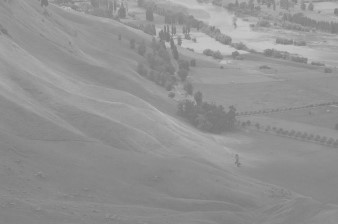
#> input picture 2/snow.jpg, 338 x 224 px
$ python histogram.py
#> lines starting #> are read from the running program, lines starting #| are printed output that depends on the picture
import time
import matplotlib.pyplot as plt #importing matplotlib
import numpy as np
from PIL import Image, ImageOps
rawimg = Image.open('snow.jpg').convert('L')
img=np.array(rawimg)
amounts=[]
for i in range(0,256):
    amounts.append((img.flatten()==i).sum())
#> after the loop, amounts = 256 values, max 3449 at index 136, min 0 at index 0, mean 295.8
amounts=np.array(amounts)
cumsum=amounts.cumsum()
#> cumsum = 256 values from 0 to 75712
final=cumsum/amounts.sum()
#> final = 256 values from 0 to 1
transform_map = np.floor(255 * final).astype(np.uint8)
#> transform_map = 256 values from 0 to 255
shape=img.shape
#> shape = (224, 338)
img_list = list(img.flatten())
#> img_list = 75712 items
equal_img_list = [transform_map[p] for p in img_list]
#> equal_img_list = 75712 items
equal_img_array = np.reshape(np.asarray(equal_img_list), shape)
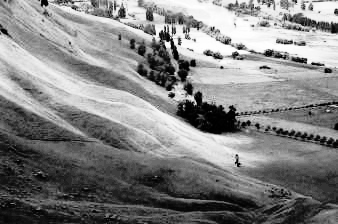
#> equal_img_array: shape (224, 338); min 0, max 255, mean 130.3
equal_img = Image.fromarray(equal_img_array, mode='L')
im2 = ImageOps.equalize(rawimg)
rows = 2
columns = 2
fig = plt.figure(figsize=(20, 20))

fig.add_subplot(rows, columns, 1)
plt.imshow(img,cmap='gray', vmin=0, vmax=255)
plt.axis('off')
plt.title("First")
fig.add_subplot(rows, columns, 2)
plt.imshow(equal_img,cmap='gray', vmin=0, vmax=255)
plt.axis('off')
plt.title("Histogram by me")
fig.add_subplot(rows, columns, 3)
plt.imshow(im2,cmap='gray', vmin=0, vmax=255)
plt.axis('off')
plt.title("Histogram by pillow")
plt.show()
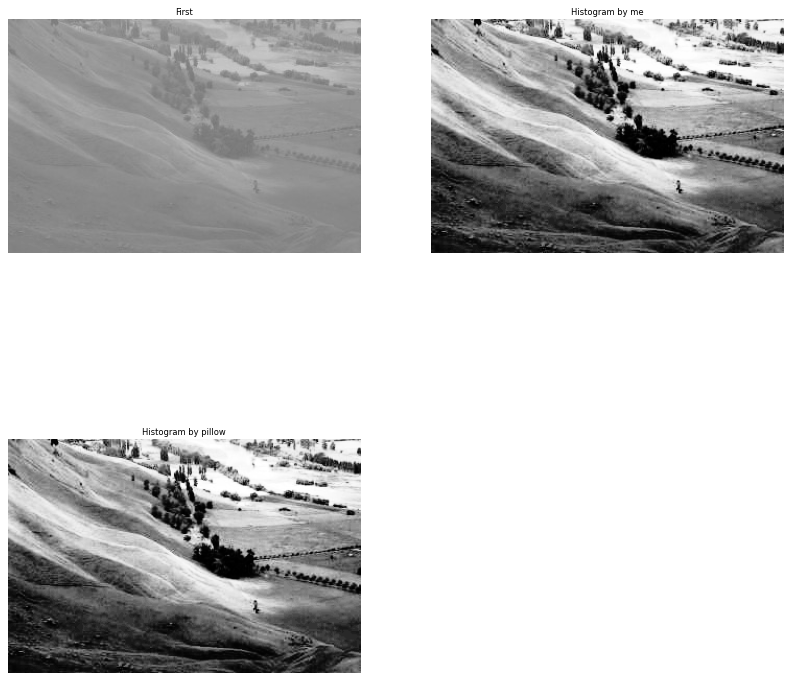
#> figure drawn by matplotlib, 3 panels
